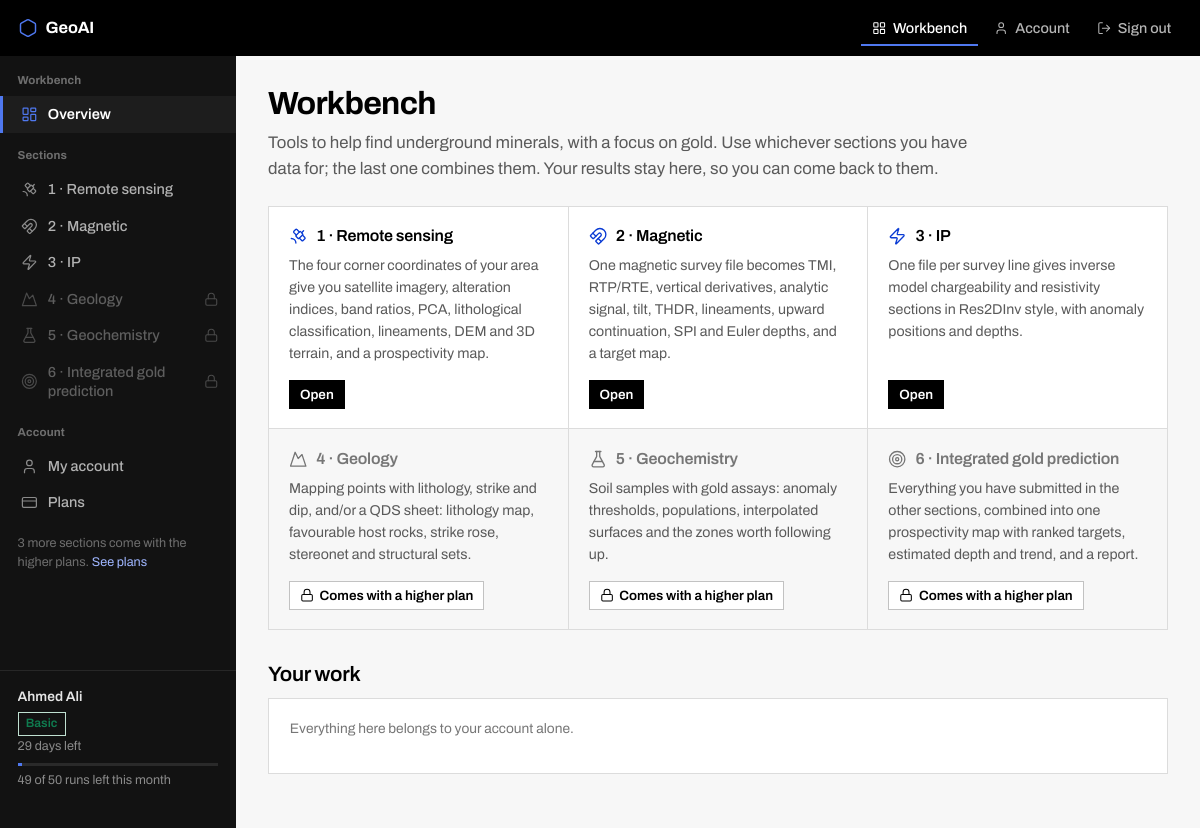
/app/ (signed in), run on the app's committed database.
### portal/models.py (models this page shows, shortened)
class User(UserMixin, db.Model):
    __tablename__ = "users"
    id = db.Column(db.Integer, primary_key=True)
    email = db.Column(db.String(190), unique=True, nullable=False, index=True)
    name = db.Column(db.String(120), nullable=False, default="")
    organisation = db.Column(db.String(160), nullable=False, default="")
    phone = db.Column(db.String(40), nullable=False, default="")
    password_hash = db.Column(db.String(255), nullable=False)
    is_admin = db.Column(db.Boolean, nullable=False, default=False)
    is_active_account = db.Column(db.Boolean, nullable=False, default=True)
    created_at = db.Column(db.DateTime, nullable=False, default=now)
    last_login = db.Column(db.DateTime)
    subscriptions = db.relationship("Subscription", back_populates="user", cascade="all, delete-orphan",
                                    order_by="Subscription.id.desc()")
    payments = db.relationship("Payment", back_populates="user", cascade="all, delete-orphan")
    @property
    def is_active(self):
        return self.is_active_account
    @property
    def subscription(self):
        for s in self.subscriptions:
            if s.is_live:
                return s
        return None
    @property
    def plan(self):
        s = self.subscription
        return s.plan if s else Plan.query.filter_by(code="free").first()
    @property
    def expires_at(self):
        s = self.subscription
        return _aware(s.ends_at) if s else None
    @property
    def days_left(self):
        e = self.expires_at
        return None if e is None else max((e - now()).days, 0)
    def allowed_sections(self):
        if self.is_admin:
            return released(SECTIONS)
        p = self.plan
        return p.section_list if p else released(FREE_SECTIONS)
    def uploads_this_month(self):
        start = now().replace(day=1, hour=0, minute=0, second=0, microsecond=0)
        return db.session.query(func.count(UsageEvent.id)).filter(
            UsageEvent.user_id == self.id, UsageEvent.kind == "upload",
            UsageEvent.at >= start).scalar() or 0
    def upload_allowance(self):
        p = self.plan
        limit = p.max_uploads_per_month if p and p.max_uploads_per_month else None
        return self.uploads_this_month(), limit

class Subscription(db.Model):
    __tablename__ = "subscriptions"
    id = db.Column(db.Integer, primary_key=True)
    user_id = db.Column(db.Integer, db.ForeignKey("users.id"), nullable=False, index=True)
    plan_id = db.Column(db.Integer, db.ForeignKey("plans.id"), nullable=False)
    started_at = db.Column(db.DateTime, nullable=False, default=now)
    ends_at = db.Column(db.DateTime, nullable=False)
    status = db.Column(db.String(24), nullable=False, default="active")   # active, cancelled, expired
    note = db.Column(db.String(255), nullable=False, default="")
    created_by = db.Column(db.String(190), nullable=False, default="")    # admin email, or the gateway
    user = db.relationship("User", back_populates="subscriptions")
    plan = db.relationship("Plan")
    @property
    def is_live(self):
        return self.status == "active" and _aware(self.ends_at) > now()

class Plan(db.Model):
    __tablename__ = "plans"
    id = db.Column(db.Integer, primary_key=True)
    code = db.Column(db.String(32), unique=True, nullable=False)        # free, basic, pro
    name = db.Column(db.String(80), nullable=False)
    price = db.Column(db.Float, nullable=False, default=0.0)
    currency = db.Column(db.String(8), nullable=False, default="TZS")
    period_days = db.Column(db.Integer, nullable=False, default=30)
    sections = db.Column(db.Text, nullable=False, default="")           # comma-separated keys of SECTIONS
    can_download = db.Column(db.Boolean, nullable=False, default=False)
    max_uploads_per_month = db.Column(db.Integer, nullable=False, default=0)   # 0 = no limit
    seats = db.Column(db.Integer, nullable=False, default=1)
    is_public = db.Column(db.Boolean, nullable=False, default=True)     # shown on the pricing page
    sort = db.Column(db.Integer, nullable=False, default=0)
    @property
    def section_list(self):
        return released(s for s in (self.sections or "").split(",") if s)

### portal/app/__init__.py (the view)
@bp.route("/")
@login_required
def home():
    return render_template("app/home.html", section_key="home", section_title="Workbench")

### portal/app/__init__.py (called while the page is built)
def visible_sections():
    return [s for s in SECTIONS if s["key"] not in NEXT_VERSION]

def upload_allowance():
    if current_user.is_admin:
        return 0, None, None
    used, limit = current_user.upload_allowance()
    return used, limit, None if limit is None else max(limit - used, 0)

def nav_context():
    if not current_user.is_authenticated:
        return {"app_sections": [], "locked_count": 0, "allowance": (0, None, None)}
    allowed = set(current_user.allowed_sections())
    have = set(store.sections_with_results(current_user.id))
    items = [{**s, "open": s["key"] in allowed, "has_result": s["key"] in have}
             for s in visible_sections()]
    return {"app_sections": items, "locked_count": sum(0 if i["open"] else 1 for i in items),
            "allowance": upload_allowance()}

### portal/app/store.py (called while the page is built)
def root():
    base = Path(current_app.config["DATA_DIR"]) / "work"
    base.mkdir(parents=True, exist_ok=True)
    return base

def home(user_id):
    p = root() / str(user_id)
    p.mkdir(parents=True, exist_ok=True)
    return p

def _safe(section):
    if section not in SECTIONS:
        raise ValueError(f"unknown section {section!r}")
    return section

def sections_with_results(user_id):
    out = {}
    for section in SECTIONS:
        run = Run.latest(user_id, section)
        if run and run.ok:
            out[section] = run
    return out

    @classmethod
    def latest(cls, user_id, section):
        runs = cls.list(user_id, section)
        return runs[0] if runs else None

    @classmethod
    def list(cls, user_id, section):
        d = home(user_id) / _safe(section)
        if not d.is_dir():
            return []
        runs = [cls(user_id, section, p.name) for p in d.iterdir()
                if p.is_dir() and not p.name.startswith("_")]     # "_draft" is not a run
        runs.sort(key=lambda r: r.id, reverse=True)          # the id starts with the timestamp
        return runs

### portal/icons.py (called while the page is built)
def icon(name, cls="", label=None):
    if name not in names():
        raise KeyError(f"no icon named {name!r} in {SPRITE.name}")
    aria = (f'role="img" aria-label="{label}"' if label else 'aria-hidden="true" focusable="false"')
    classes = f"ico {cls}".strip()
    return Markup(f'<svg class="{classes}" {aria}><use href="#i-{name}"></use></svg>')

### portal/models.py (called while the page is built)
def released(keys):
    return [k for k in keys if k not in NEXT_VERSION]

def now():
    return datetime.now(timezone.utc)

### portal/templates/app/home.html (shortened to what this page needs)
{% extends "app/layout.html" %}
{% block head %}<link rel="stylesheet" href="{{ url_for('static', filename='app.css') }}">{% endblock %}
{% block main %}
<h1>Workbench</h1>
<p class="lede">Tools to help find underground minerals, with a focus on gold. Use whichever sections you
have data for; the last one combines them. Your results stay here, so you can come back to them.</p>
<div class="secgrid">
  {% for s in app_sections %}
    <div class="seccard {{ '' if s.open else 'locked' }}">
      <h3>{{ icon(s.icon) }} {{ s.title }}
        {% if s.has_result %}<span class="tag ok">has results</span>{% endif %}</h3>
      <p>{{ s.blurb }}</p>
      <div class="go">
        {% if s.open %}
          <a class="btn sm" href="{{ url_for(s.endpoint) }}">{{ "Open" if not s.has_result else "See results" }}</a>
        {% else %}
          <a class="btn sec sm" href="{{ url_for('billing.pricing') }}">{{ icon('lock') }} Comes with a higher plan</a>
        {% endif %}
      </div>
    </div>
  {% endfor %}
</div>
<h2>Your work</h2>
<div class="card">
  <p class="small muted">Everything here belongs to your account alone.</p>
</div>
{% endblock %}

### portal/templates/console.html (shortened to what this page needs)
{% extends "base.html" %}
{% block page %}
<div class="console">
  <aside class="rail" id="rail">
    {% block rail %}{% endblock %}
    <div class="rail-foot">
      <span class="who">{{ current_user.name or current_user.email }}</span>
      {% if current_user.is_admin %}
        <span class="tag ok">Administrator</span>
      {% else %}
        <span class="tag {{ 'ok' if current_user.subscription else 'no' }}">{{ current_user.plan.name }}</span>
        {% if current_user.days_left is not none %}<br>{{ current_user.days_left }} days left{% endif %}
        {% if allowance is defined and allowance[1] %}
          <div class="meter"><i style="width:{{ (100 * allowance[0] / allowance[1]) | round | int }}%"></i></div>
          {{ allowance[2] }} of {{ allowance[1] }} runs left this month
        {% endif %}
      {% endif %}
    </div>
  </aside>
  <main class="work">
    {% block main %}{% endblock %}
  </main>
</div>
{% endblock %}

### portal/static/style.css (style rules this page uses)
:root { --white:#ffffff; --g50:#f7f7f7; --g100:#ededed; --g150:#e4e4e4; --g200:#dcdcdc; --g300:#c2c2c2; --g400:#9a9a9a; --g500:#767676; --g600:#5a5a5a; --g700:#3d3d3d; --g800:#2a2a2a; --g900:#1c1c1c; --black:#000000; --blue:#0a3bd4; --blue-dk:#0730a6; --blue-lt:#4f78ef; --blue-wash:#edf1fd; --red:#c8102e; --red-wash:#fdeef0; --green:#0f7b4f; --green-wash:#eaf6f0; --amber:#8a5b00; --amber-wash:#fdf4e3; --ink:var(--black); --body:var(--g800); --muted:var(--g500); --line:var(--g200); --bg:var(--g50); --card:var(--white); --rail:#121212; --mono:"IBM Plex Mono",ui-monospace,SFMono-Regular,Menlo,Consolas,monospace; --sans:"Archivo","Archivo Fallback",system-ui,-apple-system,"Segoe UI",Roboto,sans-serif; --h-top:56px; --w-rail:236px; }
* { box-sizing:border-box }
html { -webkit-text-size-adjust:100% }
body { margin:0;background:var(--bg);color:var(--body); font:400 15px/1.55 var(--sans); font-feature-settings:"kern" 1; -webkit-font-smoothing:antialiased }
img,svg,video { max-width:100% }
a { color:var(--blue);text-decoration:none }
h1,h2,h3,h4 { color:var(--ink);font-weight:600;letter-spacing:-0.012em;margin:0 0 .6rem }
h1 { font-size:2rem;line-height:1.15;font-weight:700;letter-spacing:-0.022em }
h2 { font-size:1.3rem;line-height:1.25;margin-top:2rem }
h3 { font-size:1.06rem;line-height:1.3 }
p { margin:0 0 .9rem;max-width:74ch }
.muted { color:var(--muted) }
.small { font-size:.86rem }
.lede { font-size:1.05rem;color:var(--g600);max-width:68ch;margin:-.2rem 0 1.5rem }
.ico { width:1.15em;height:1.15em;flex:none;vertical-align:-0.2em;stroke-width:1.75 }
.ico.sm { width:1em;height:1em }
header.top .brand .ico { width:1.25rem;height:1.25rem;color:var(--blue-lt) }
.card { background:var(--card);border:1px solid var(--line);padding:1.2rem 1.3rem;margin-bottom:1rem }
.btn { display:inline-flex;align-items:center;justify-content:center;gap:.45rem; background:var(--black);color:#fff;border:1px solid var(--black);border-radius:0; padding:.56rem 1.05rem;font:inherit;font-weight:600;font-size:.93rem;line-height:1.3; cursor:pointer;text-decoration:none;transition:background .12s,border-color .12s,color .12s }
.btn.sec { background:#fff;color:var(--ink);border-color:var(--g300) }
.btn.sm { padding:.3rem .62rem;font-size:.84rem;gap:.35rem }
.btn .ico { width:1.05em;height:1.05em }
.tag { display:inline-flex;align-items:center;gap:.3rem;padding:.12rem .45rem;font-size:.76rem; font-weight:600;border:1px solid;border-radius:0;line-height:1.45 }
.tag.ok { color:var(--green);background:var(--green-wash);border-color:#bfe0d1 }

### data on the page
User: name "Ahmed Ali"
Subscription: plan.name "Basic", days_left "29"

### other printed values
{{ BRAND }} "GeoAI"
{{ s.title }} "1 · Remote sensing" "2 · Magnetic" "3 · IP"
{{ s.title }} "4 · Geology" "5 · Geochemistry" "6 · Integrated gold prediction"
{{ locked_count }} "3"
{{ '' if locked_count == 1 else 's' }} "s"
{{ allowance[2] }} "49"
{{ allowance[1] }} "50"
{{ s.title }} "1 · Remote sensing" "2 · Magnetic" "3 · IP" "4 · Geology" "5 · Geochemistry" "6 · Integrated gold prediction"
{{ s.blurb }} "The four corner coordinates of your area give you satellite imagery, alteration indices, band ratios, PCA, lithological classification, lineaments, DEM and 3D terrain, and a prospectivity map." "One magnetic survey file becomes TMI, RTP/RTE, vertical derivatives, analytic signal, tilt, THDR, lineaments, upward continuation, SPI and Euler depths, and a target map." "One file per survey line gives inverse model chargeability and resistivity sections in Res2DInv style, with anomaly positions and depths." "Mapping points with lithology, strike and dip, and/or a QDS sheet: lithology map, favourable host rocks, strike rose, stereonet and structural sets." "Soil samples with gold assays: anomaly thresholds, populations, interpolated surfaces and the zones worth following up." "Everything you have submitted in the other sections, combined into one prospectivity map with ranked targets, estimated depth and trend, and a report."
{{ "Open" if not s.has_result else "See results" }} "Open" "Open" "Open"
